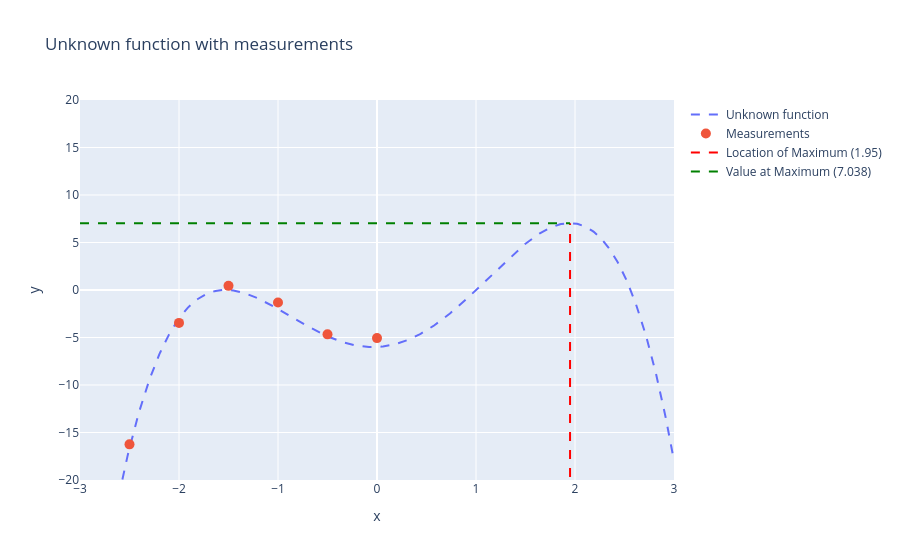

Source (notebook cell):
### Code cell
#@title Plot the unknown function with the measurements
# Plot function with measurements
maxloc = np.argmax(f(xgrid))
maxval = xgrid[maxloc]
maxfun = f(maxval)[0]
fig = go.Figure()
fig.add_trace(go.Scatter(x=xgrid,y=fgrid,mode='lines',line=dict(dash='dash'),name='Unknown function'))
fig.add_trace(go.Scatter(x=xpoints,y=ypoints,mode='markers',marker=dict(size=10),name='Measurements'))
fig.add_trace(go.Scatter(x=[maxval,maxval],y=[-50,maxfun],mode='lines',line=dict(color='red',dash='dash'),name=f'Location of Maximum ({maxval})'))
fig.add_trace(go.Scatter(x=[-5,maxval],y=[maxfun,maxfun],mode='lines',line=dict(color='green',dash='dash'),name=f'Value at Maximum ({round(maxfun,3)})'))
fig.update_yaxes(range=[-20, 20])
fig.update_xaxes(range=[-3, 3])
fig.update_layout(title="Unknown function with measurements",xaxis_title="x",yaxis_title="y")
fig.show()

### Figure 1 — Plotly figure (JSON) as saved in the notebook; plotly's stock layout.template omitted (floating-point values rounded to 4 significant figures; data arrays with more than 128 entries replaced by an {"elided": "..."} marker saying what was removed)
{"data": [{"line": {"dash": "dash"}, "mode": "lines", "name": "Unknown function", "type": "scatter", "x": {"elided": "600 float values"}, "y": {"elided": "600 float values"}}, {"marker": {"size": 10}, "mode": "markers", "name": "Measurements", "type": "scatter", "x": [-2.5, -2.0, -1.5, -1.0, -0.5, 0.0], "y": [-16.25, -3.461, 0.4348, -1.322, -4.668, -5.062]}, {"line": {"color": "red", "dash": "dash"}, "mode": "lines", "name": "Location of Maximum (1.95)", "type": "scatter", "x": [1.95, 1.95], "y": [-50, 7.038]}, {"line": {"color": "green", "dash": "dash"}, "mode": "lines", "name": "Value at Maximum (7.038)", "type": "scatter", "x": [-5, 1.95], "y": [7.038, 7.038]}], "layout": {"title": {"text": "Unknown function with measurements"}, "xaxis": {"range": [-3, 3], "title": {"text": "x"}}, "yaxis": {"range": [-20, 20], "title": {"text": "y"}}}}
